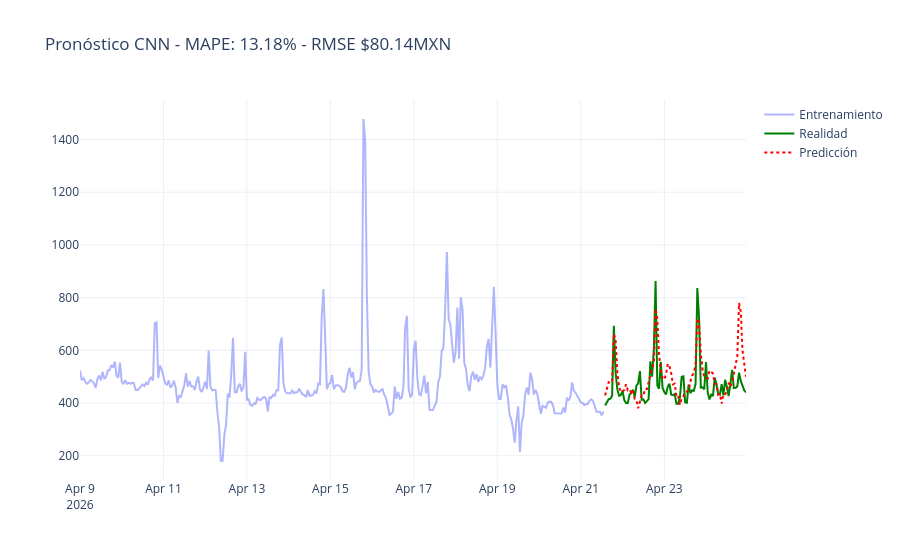

Notebook code cell kept with this figure:
### Code cell
#@title Desescalamos y graficamos predicciones en test

y_pred_scaled = model.predict(X_test)

# Invertimos escalado usando arreglo de ambas predicciones
def invertir_escalado(data_vector, scaler_obj):
    dummy_matrix = np.zeros((len(data_vector), 2))
    dummy_matrix[:, 0] = data_vector.flatten()
    return scaler_obj.inverse_transform(dummy_matrix)[:, 0]

y_pred_real = invertir_escalado(y_pred_scaled, scaler)
y_test_real = invertir_escalado(y_test, scaler)
y_train_real = invertir_escalado(y_train, scaler)

# Metricas
rmse = np.sqrt(mean_squared_error(y_test_real, y_pred_real))
mape = mean_absolute_percentage_error(y_test_real, y_pred_real) * 100

# Ajuste de fechas para la gráfica
fechas_totales = df_precio['FechaHora'].values
fechas_train = fechas_totales[WINDOW_SIZE : WINDOW_SIZE + len(y_train)]
fechas_test = fechas_totales[WINDOW_SIZE + len(y_train) : ]

# Graficamos
fig_final = go.Figure()
fig_final.add_trace(go.Scatter(x=fechas_train, y=y_train_real, mode='lines', name='Entrenamiento', opacity=0.5))
fig_final.add_trace(go.Scatter(x=fechas_test, y=y_test_real, mode='lines', name='Realidad', line=dict(color='green')))
fig_final.add_trace(go.Scatter(x=fechas_test, y=y_pred_real, mode='lines', name='Predicción', line=dict(color='red', dash='dot')))

fig_final.update_layout(title=f'Pronóstico CNN - MAPE: {mape:.2f}% - RMSE ${rmse:.2f}MXN', template='plotly_white')
fig_final.show()
